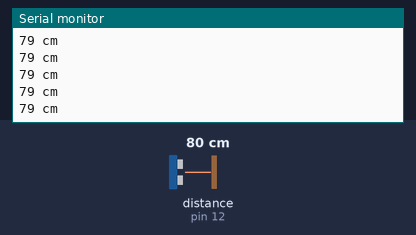
A sketch run on a simulated Arduino Uno, built with avr-gcc and run on an emulated ATmega328P. On the bench: the last lines printed to the serial monitor. Wiring (inferred from the names in the program): ultrasonic range finder: trigger pin 13; echo pin 12. The inputs (shaded band) are chosen by the test bench; at power-on: distance to the obstacle (sensor on pin 12) 80 cm. The echo pulse lasts 58.3 µs per cm.

Above: at 1.2 s.
1.3 s: distance to the obstacle (sensor on pin 12) set to 2 cm
At 2.0 s:
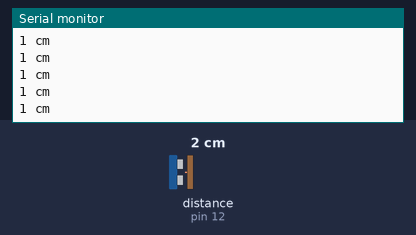
4.3 s: distance to the obstacle (sensor on pin 12) set to 18 cm
At 4.9 s:
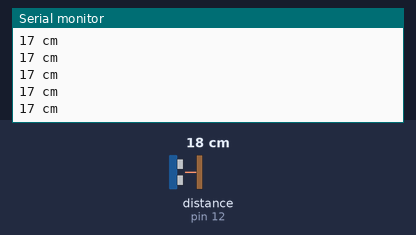
7.3 s: distance to the obstacle (sensor on pin 12) set to 120 cm
At 8.2 s:
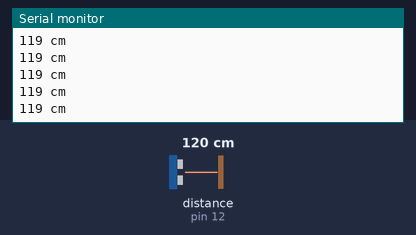
10.3 s: distance to the obstacle (sensor on pin 12) set to 35 cm
At 10.9 s:
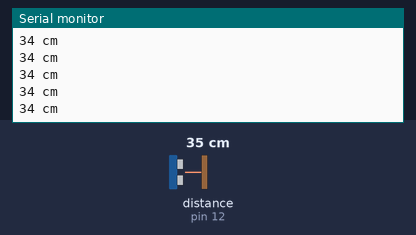
13.3 s: distance to the obstacle (sensor on pin 12) set to 250 cm
At 14.4 s:
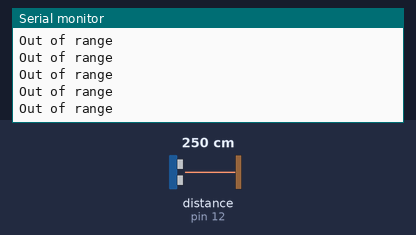
15.2 s: distance to the obstacle (sensor on pin 12) set to 299 cm
Timing chart, 0 to 18.2 s (numbered marks = the images above; inputs shaded):
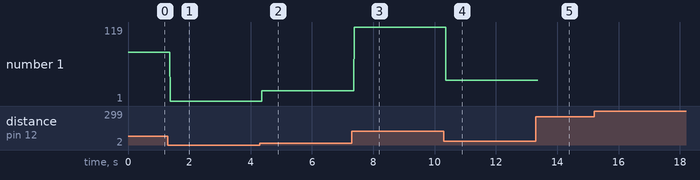

The sketch:

distanceMeasurement.ino
```cpp
#define trigPin 13
#define echoPin 12
int duration;
int distance;

void measureDistance()
{
  digitalWrite(trigPin, HIGH);
  delayMicroseconds(1000);
  digitalWrite(trigPin, LOW);
  duration = pulseIn(echoPin, HIGH);
  distance = (duration/2) / 29.1;

  if (distance >= 200 || distance <= 0)
  {
    Serial.println("Out of range \r\n");
  }
  else
  {
    Serial.print(distance);
    Serial.print(" cm \r\n");
  }
}

  void setup() {
    // put your setup code here, to run once:
    Serial.begin (9600);
    pinMode(trigPin, OUTPUT);
    pinMode(echoPin, INPUT);

  }

  void loop()
  {
    measureDistance();


  }
```

Measured:
- after the input at 1.3 s, the serial monitor: prints a new line after 0.07 s (image 1)
- after the input at 4.3 s, the serial monitor: prints a new line after 0.07 s (image 2)
- after the input at 7.3 s, the serial monitor: prints a new line after 0.07 s (image 3)
- after the input at 10.3 s, the serial monitor: prints a new line after 0.07 s (image 4)
- after the input at 13.3 s, the serial monitor: prints a new line after 0.07 s (image 5)
- plotted number 1: 79 → 1 after the input at 1.3 s, 1 → 17 after the input at 4.3 s, 17 → 119 after the input at 7.3 s, 119 → 34 after the input at 10.3 s
